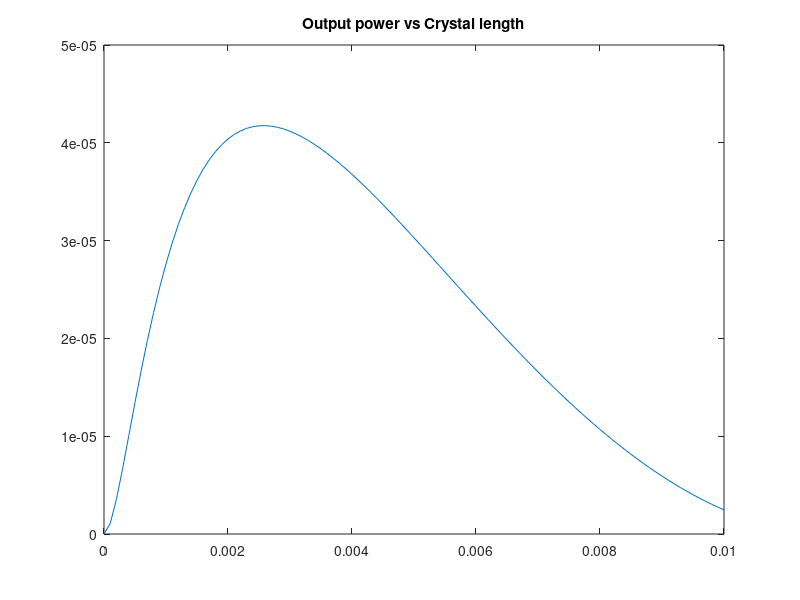

MATLAB code for this plot:
clear all
format short

%Global variables
L=1e-3;
go=25;
R=0.998;
gamma=2;
l=[0:0.1:10]*1e-3;

P_SHG=(l.^2).*(L*go./(gamma*L+0.5*(1-exp(-2*gamma.*l)))-1).^2;

plot(l,P_SHG)
title('Output power vs Crystal length')
